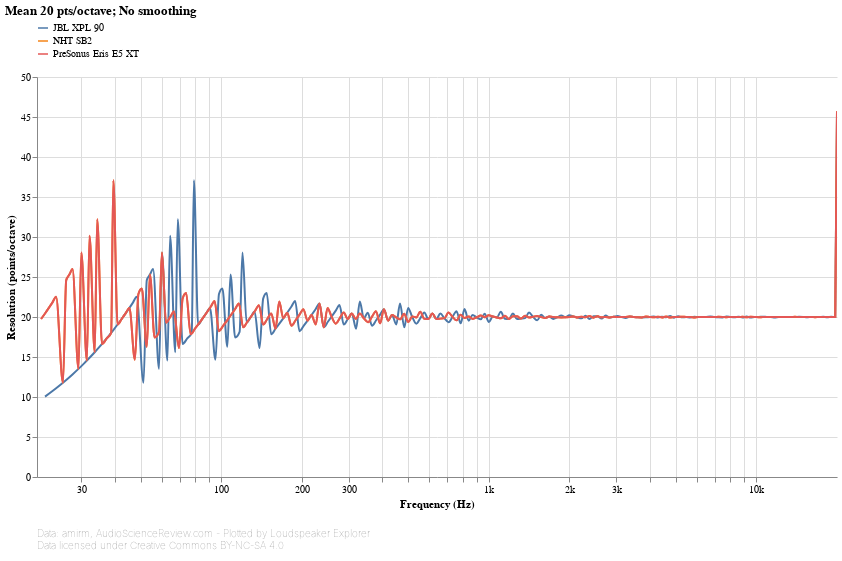

Notebook source saved alongside this figure:
### Markdown cell above
## Resolution

This chart shows the resolution of the input data at each frequency. For each point, resolution is calculated by looking at the distance from the previous point. The larger the distance, the lower the resolution.

A straight, horizontal line means that resolution is constant throughout the spectrum, or in other words, points are equally spaced in log-frequency. Some Loudspeaker Explorer features, especially smoothing and detrending, implicitly assume that this is the case, and might produce inaccurate results otherwise.

### Code cell
#@markdown
frequency_response_chart(
    speakers_fr_ready
        .pipe(lsx.pd.index_as_columns)
        .set_index('Speaker')
        .set_index('Frequency [Hz]', append=True, drop=False)
        .groupby('Speaker').apply(lambda frequencies: frequencies / frequencies.shift(1))
        .pipe(np.log2)
        .pow(-1)
        .rename(columns={'Frequency [Hz]': 'Resolution (points/octave)'})
        .pipe(lsx.pd.remap_columns, {
            'Resolution (points/octave)': 'value',
        }),
    lambda chart: lsx.util.pipe(chart
        .encode(alt.Y('value', type='quantitative', title='Resolution (points/octave)', axis=alt.Axis(grid=True))),
        lambda chart: lsx.alt.interactive_line(chart, speaker_color())),
    alter_tooltips=lambda tooltips:
        ([alt.Tooltip('speaker', title='Speaker')]
            if speakers_fr_ready.index.get_level_values('Speaker').nunique() > 1 else []) +
        tooltips +
        [alt.Tooltip('value', type='quantitative', title='Resolution (points/octave)', format='.2f')]
)

### Figure 1 — Vega-Lite specification as saved in the notebook (floating-point values rounded to 4 significant figures; data arrays with more than 128 entries replaced by an {"elided": "..."} marker saying what was removed)
{"config": {"view": {"continuousWidth": 400, "continuousHeight": 300, "opacity": 0}}, "vconcat": [{"layer": [{"mark": {"type": "line", "clip": true, "interpolate": "monotone"}, "encoding": {"color": {"type": "nominal", "field": "speaker", "legend": {"direction": "vertical", "labelLimit": 600, "orient": "top", "symbolType": "stroke"}, "title": null}, "opacity": {"condition": {"value": 1, "selection": "selector001"}, "value": 0.2}, "tooltip": [{"type": "nominal", "field": "speaker", "title": "Speaker"}, {"type": "quantitative", "field": "frequency", "format": ".03s", "title": "Frequency (Hz)"}, {"type": "quantitative", "field": "value", "format": ".2f", "title": "Resolution (points/octave)"}], "x": {"type": "quantitative", "axis": {"format": "s"}, "field": "frequency", "scale": {"base": 10, "nice": false, "type": "log"}, "title": "Frequency (Hz)"}, "y": {"type": "quantitative", "axis": {"grid": true}, "field": "value", "title": "Resolution (points/octave)"}}, "height": 400, "selection": {"selector001": {"type": "multi", "encodings": ["color"], "bind": "legend"}}, "title": {"text": "Mean 20 pts/octave; No smoothing", "anchor": "start"}, "transform": [{"flatten": ["frequency", "value"]}], "width": 800}, {"mark": {"type": "circle", "clip": true, "size": 100}, "encoding": {"color": {"type": "nominal", "field": "speaker", "legend": {"direction": "vertical", "labelLimit": 600, "orient": "top", "symbolType": "stroke"}, "title": null}, "fillOpacity": {"condition": {"value": 0.3, "selection": "selector002"}, "value": 0}, "tooltip": [{"type": "nominal", "field": "speaker", "title": "Speaker"}, {"type": "quantitative", "field": "frequency", "format": ".03s", "title": "Frequency (Hz)"}, {"type": "quantitative", "field": "value", "format": ".2f", "title": "Resolution (points/octave)"}], "x": {"type": "quantitative", "axis": {"format": "s"}, "field": "frequency", "scale": {"base": 10, "nice": false, "type": "log"}, "title": "Frequency (Hz)"}, "y": {"type": "quantitative", "axis": {"grid": true}, "field": "value", "title": "Resolution (points/octave)"}}, "height": 400, "selection": {"selector002": {"type": "single", "on": "mouseover", "clear": "mouseout", "empty": "none", "encodings": ["x", "y"]}, "selector003": {"type": "interval", "bind": "scales", "encodings": ["x", "y"]}}, "title": {"text": "Mean 20 pts/octave; No smoothing", "anchor": "start"}, "transform": [{"flatten": ["frequency", "value"]}], "width": 800}], "data": {"name": "data-9f71863fdfebc0b457a9dde29aa51ade"}}, {"mark": "text", "height": 1, "title": {"text": ["Data: amirm, AudioScienceReview.com - Plotted by Loudspeaker Explorer", "Data licensed under Creative Commons BY-NC-SA 4.0"], "anchor": "start", "color": "gray", "fontSize": 10, "fontWeight": "lighter"}, "width": 600}], "resolve": {"legend": {"color": "independent"}}, "$schema": "https://vega.github.io/schema/vega-lite/v4.8.1.json", "datasets": {"data-9f71863fdfebc0b457a9dde29aa51ade": [{"speaker": "JBL XPL 90", "frequency": {"elided": "194 float values"}, "value": {"elided": "194 float values"}}, {"speaker": "NHT SB2", "frequency": {"elided": "200 float values"}, "value": {"elided": "200 float values"}}, {"speaker": "PreSonus Eris E5 XT", "frequency": {"elided": "200 float values"}, "value": {"elided": "200 float values"}}]}}
